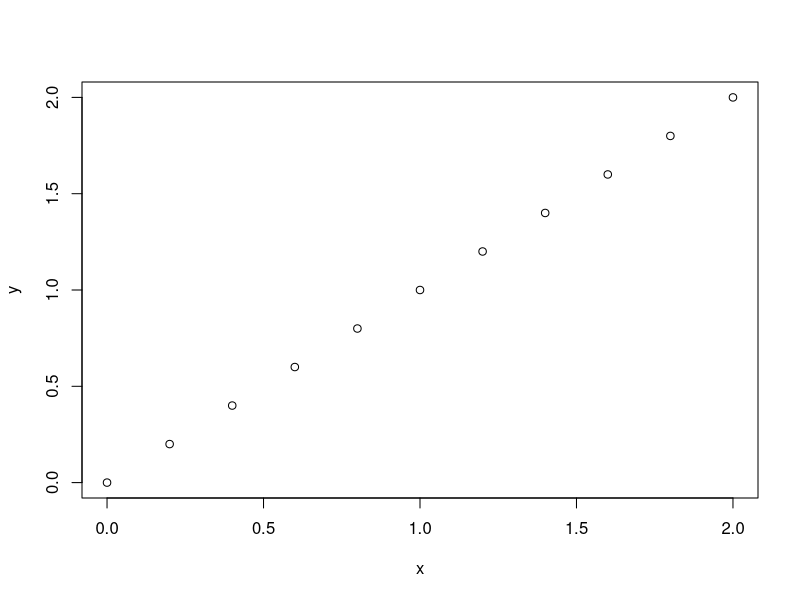
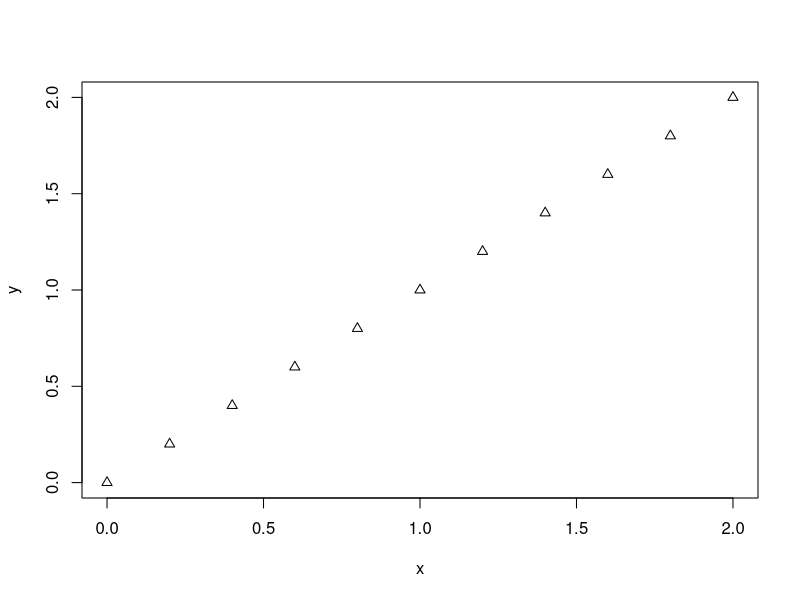
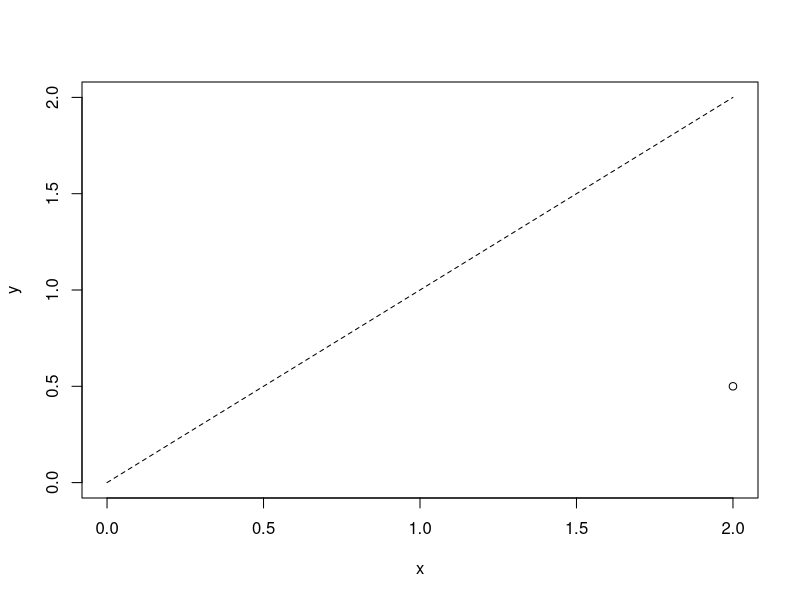
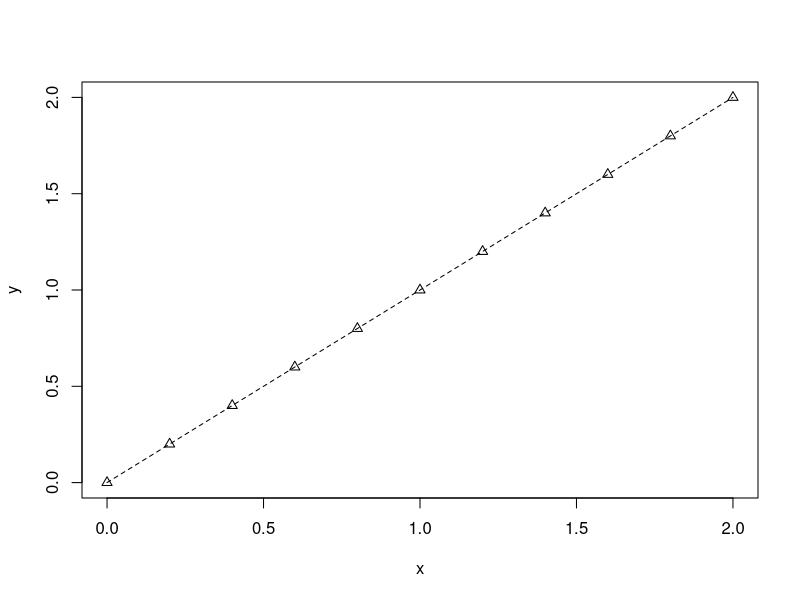
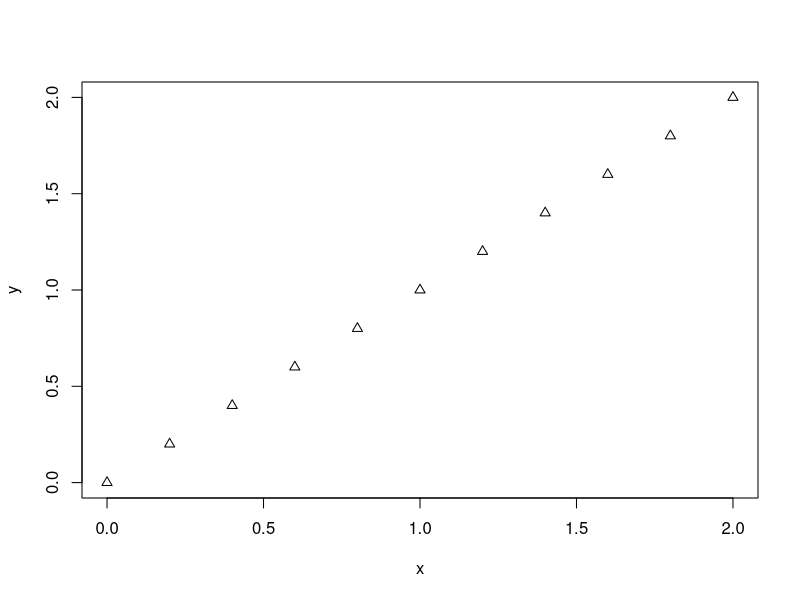
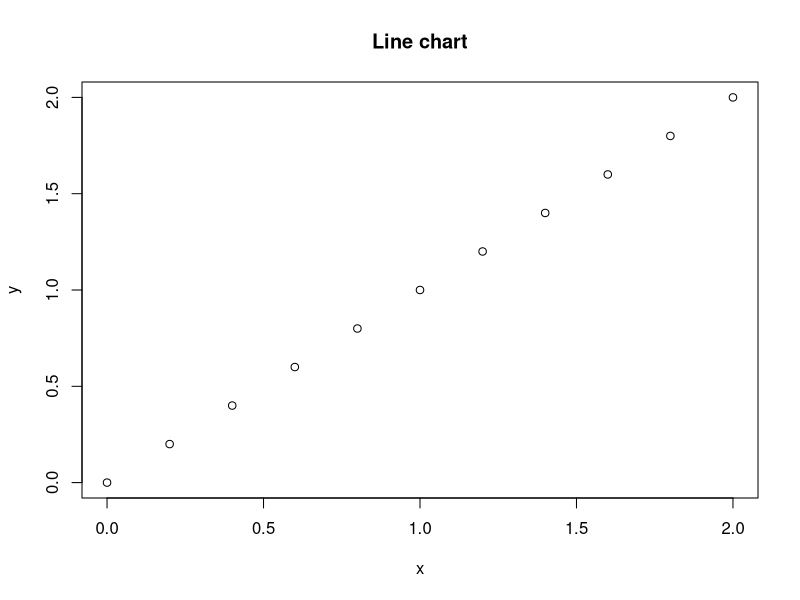
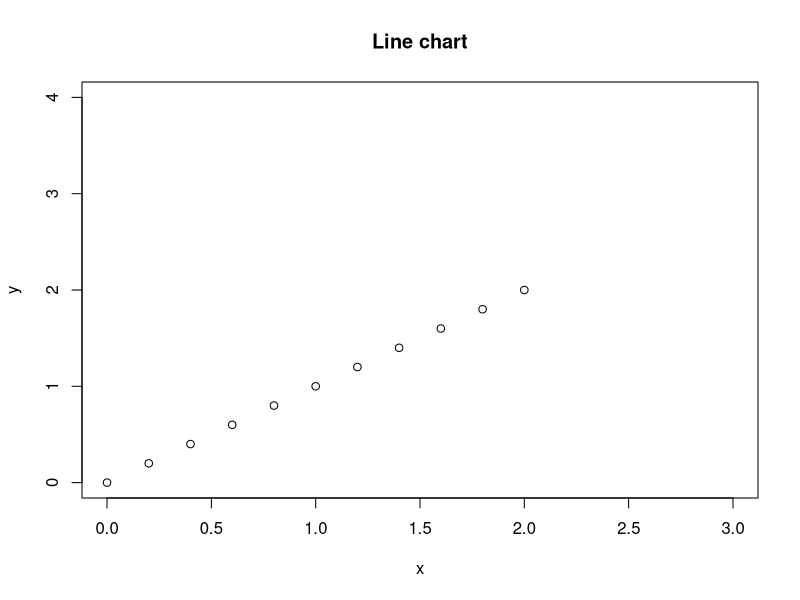
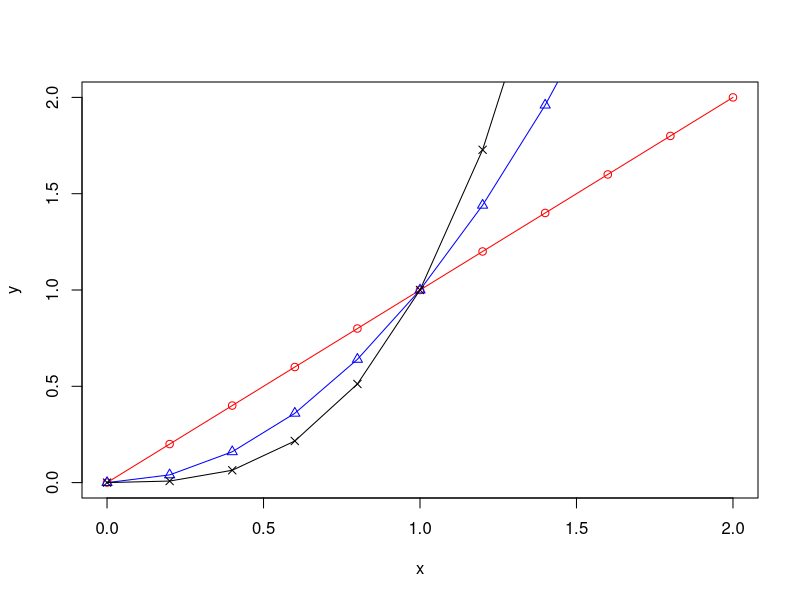

Source code (R) for these figures, in order: (Note: this script raises an error after producing the figures.)
##Plots

#line chart
## to find trend
x=seq(0,2, by = 0.2)
y=x
y2 = y^2
y3 = y^3
plot(x,y)
## pch - plotting symbol - search pch in r 
plot(x,y, pch=2)#triangle
## lty - line type
plot(x,y, pch=2, lty = 2, "l") #only line
points(2, 0.5) #adding a random pint
plot(x,y, pch=2, lty = 2, "o") #both line and point
plot(x,y, pch=2, lty = 2, "p") # only points

# changing lables
plot(x,y, xlab = "x",ylab = "y", main = "Line chart")

# change limiit
plot(x,y, xlab = "x",ylab = "y", main = "Line chart", xlim = c(0,3), ylim = c(0,4))

## charachter expansion - cex=2


plot(x,y,"o", pch = 1,lyt=1, col= "Red")
##to add to this
lines(x,y2, "o", pch =2, col = "Blue")
lines(x,y3, "o", pch =4, col = "Black")

#legend
legend(locator(1), legend = c("line", "quadratic","cubic"), pch = c(1,2,3), lwd =2, cex = 0.8)
#lwd = line width
# locator - you get the legend where you click on the graph


# bar plot
rain = c(3,5,7,5,3,2,6,8,5,6,8,9)
barplot(rain)

barplot(rain, ylim = c(0, 10))
#base line
abline(h=0)
abline(h=5)
#naming x axis
barplot(rain,names=month.abb ,ylim = c(0, 10))
abline(h=0)

#lablelling
brplt = barplot(rain,names=month.abb ,ylim = c(0, 10))
text(brplt, y=0,rain,pos=2, col="blue")
brplt
# on top??
# cover in a box
box()

year = c(1995:2000)
sales = c(15,25,27,28,26,26.6)
an.sales = data.frame(year,sales)
an.sales
barplot(an.sales$sales)
brplt1 = barplot(an.sales$sales,ylim = c(0,30), names = c(1995:2000))
brplt1

# on top - position = 3
text(brplt1,an.sales$sales,sales,pos=3, col = "Black", )
# horizontal
barplot(an.sales$sales, horiz = T)

count = c(9,25,15,2,14,25,24,47)
speed = c(2,3,5,6,14,24,29,34)
fw = data.frame(count, speed)
barplot(fw$count)
#stack - sub divided
barplot(as.matrix(fw))
#side - two plots
barplot(as.matrix(fw),beside = T)

clmn = colMeans(fw)
barplot(clmn)

barplot(fw$count)
legend(x='topright',legend = c(1:8) )

title(xlab =expression( 'bird'['habitat']))
title(xlab =expression( 'bird'['habitat']))

#class 2
require(grDevices)
require(stats)

## dpois, rpois, qpois, ppois
#set.seed(100)
ni = rpois(100,5)
mean(ni)
t = table(ni)
t

r = barplot(t,col = rainbow(15))
lines(r,t,col='black',lwd=2)
# barplot - highlevel function
#lines - low level function - add to a pre-existing plot
lines(r,t,type='h',col='Black', lwd=2)
abline(h=0)
#gaps
barplot(t,space=1.5,axisnames = F)



View(VADeaths)
barplot(VADeaths,plot=T,beside =T, legend = colnames(VADeaths))

barplot(t(VADeaths),plot = T, beside = T)
barplot(t(VADeaths)[,5:1],plot = T, beside = T)


## piechart
fcolor = c(3,1,4,6,8,3,2)
pie(fcolor, main = 'Pie')
pie(fcolor, main = 'Pie',init.ang=180)


lbls = c("Red","Orange","Green","Yellow","Blue","Purple","Others")
lbls = paste(lbls,fcolor)
pie(fcolor,labels = lbls)


## Scatterplot
View(iris)
head(iris)
class(iris)
summary(iris)
#correlation
cor(iris$Sepal.Length,iris$Petal.Length)
plot(iris$Sepal.Length,iris$Petal.Length)

cor(iris$Sepal.Length, iris$Sepal.Width)
plot(iris$Sepal.Length,iris$Sepal.Width)


par(mfrow = c(2,2))
plot(iris$Sepal.Length,iris$Sepal.Width)
plot(iris$Sepal.Length,iris$Petal.Length)
plot(iris$Sepal.Length,iris$Petal.Length)
plot(iris$Sepal.Width,iris$Petal.Width)


pairs(iris)

pairs(iris[,c(1:4)])
#correlation matrix
cor(iris[,c(1:4)])

plot(iris$Sepal.Length,iris$Petal.Length, type = 'l')



library(RcmdrMisc)
